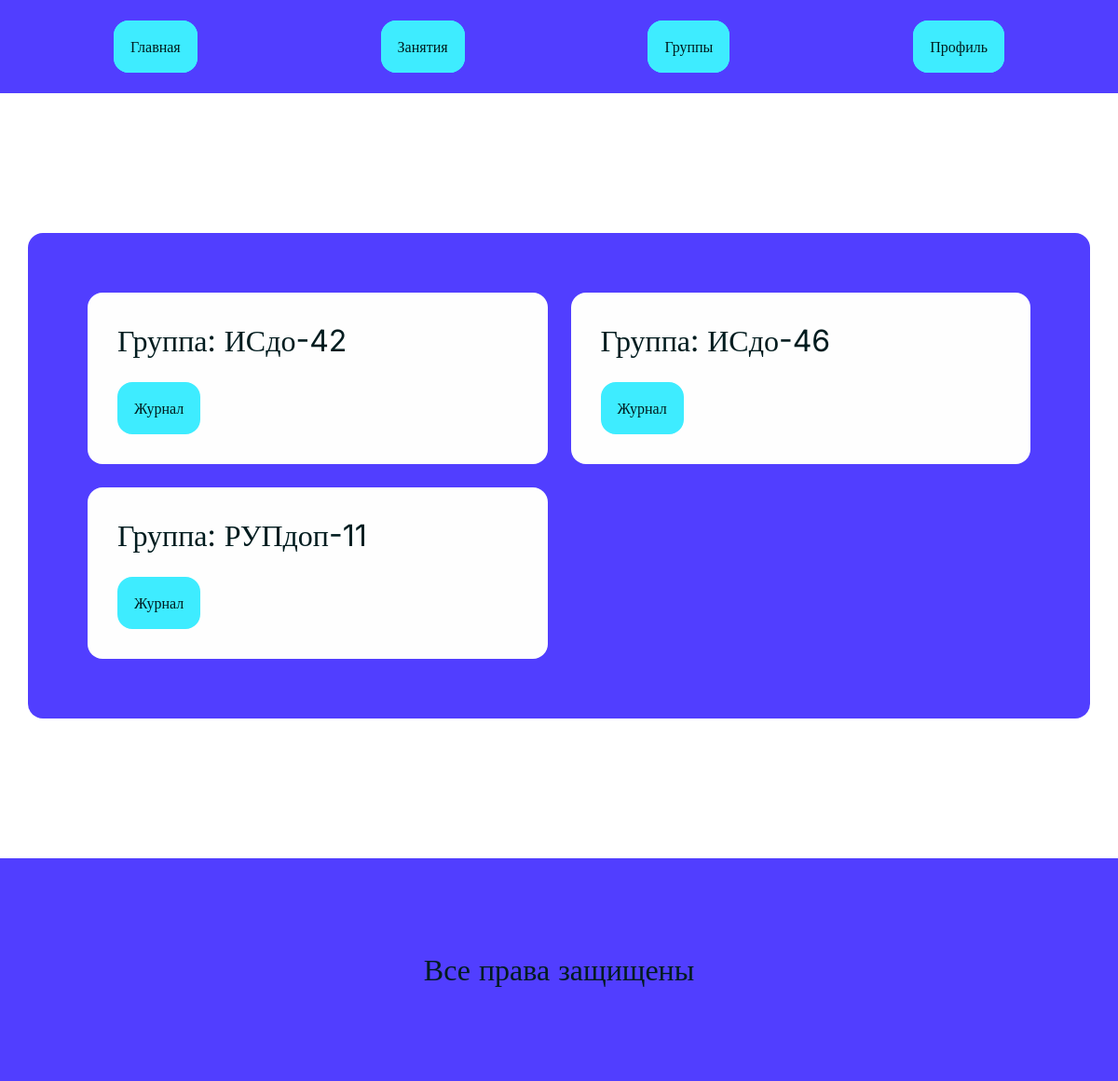
/groups/ (signed in), run on the app's committed database.
### dnevnikapp/models.py (models this page shows, shortened)
class Group(models.Model):
    name = models.CharField(verbose_name="Название")
    course = models.PositiveSmallIntegerField(verbose_name="Курс")
    major = models.ForeignKey("Major", on_delete=models.CASCADE, verbose_name="Направление", related_name="groups")
    class Meta:
        verbose_name="Группа"
        verbose_name_plural="Группы"

### dnevnikapp/views.py (the view)
# urls.py: path("groups/", views.groupListView, name="groups"),
@login_required
@roles_required("teacher","admin")
def groupListView(request):
    groupslist = Group.objects.all().order_by("name")
    context = {
        "groups":groupslist,
    }
    return render(request, "grouplist.html", context=context)

### dnevnikapp/converters.py (called while the page is built)
    def to_url(self, value: date) -> str:
        return value.strftime("%d-%m-%Y")

### dnevnikapp/templates/grouplist.html (shortened to what this page needs)
{% extends 'baseheader.html' %}
{% load static %}
{% block head %}
    <link rel="stylesheet" href="{% static 'css/groupslist.css' %}">
{% endblock %}
{% block content %}
    <div class="centerdiv centerpadding">
        <div class="mainblock">
            <div class="groupsgrid">
                {% for group in groups %}
                    <div class="profilecard">
                        <h2>Группа: {{ group.name }}</h2>
                        <a href="{% url 'gradebook' groupid=group.pk %}" class="button">Журнал</a>
                    </div>
                {% endfor %}
            </div>
        </div>
    </div>
{% endblock %}

### dnevnikapp/static/css/style.css (style rules this page uses)
:root { --backgroundcolor:#fefefe; --maincolor:#513eff; --additionalcolor:#3e8bff; --accentcolor:#3eecff; --errorcolor:#ff3e41; --successcolor:#3eff44; --warningcolor:#ffd83e; --textcolor:#001c1f; --h1size:48px; --h2size:32px; --h3size:24px; --mainsize:16px; }
* { margin:0; padding:0; font-family: "Inter"; word-break: break-all; color:var(--textcolor); }
h2 { font-size: var(--h2size); font-weight:normal; }
a { text-decoration: none; }
.button { color:var(--textcolor); --basecol: var(--accentcolor); --backcol:var(--basecol); --bordercol:var(--basecol); background-color: var(--backcol); border:none; text-decoration: none; text-align: center; padding:16px; border-radius: 16px; font-size: var(--mainsize); border-style: solid; border-width: 2px; border-color: var(--bordercol); }
.centerdiv { display:flex; flex-direction: column; justify-content: center; align-items: center; row-gap: 150px; }
.centerpadding { padding:150px 30px 150px 30px; }
.mainblock { box-sizing: border-box; background-color: var(--maincolor); border-radius: 16px; padding:64px; width:100%; display: flex; flex-direction: column; gap:16px; }
.profilecard { display: flex; flex-direction: column; align-items: flex-start; background-color: var(--backgroundcolor); border-radius: 16px; padding:32px; row-gap: 25px; }

### dnevnikapp/static/css/groupslist.css (style rules this page uses)
.groupsgrid { display:grid; grid-template-columns: repeat(2,1fr); gap:25px; }

### data on the page
Group: name "ИСдо-42"
Group: name "ИСдо-46"
Group: name "РУПдоп-11"

### other printed values
{{ link.title }} "Главная" "Занятия" "Группы" "Профиль"
